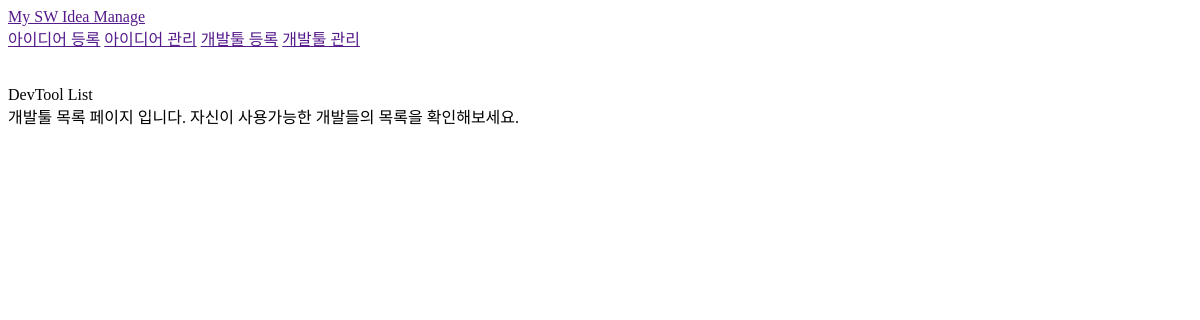
The page /devtool/ on the database as committed earlier.
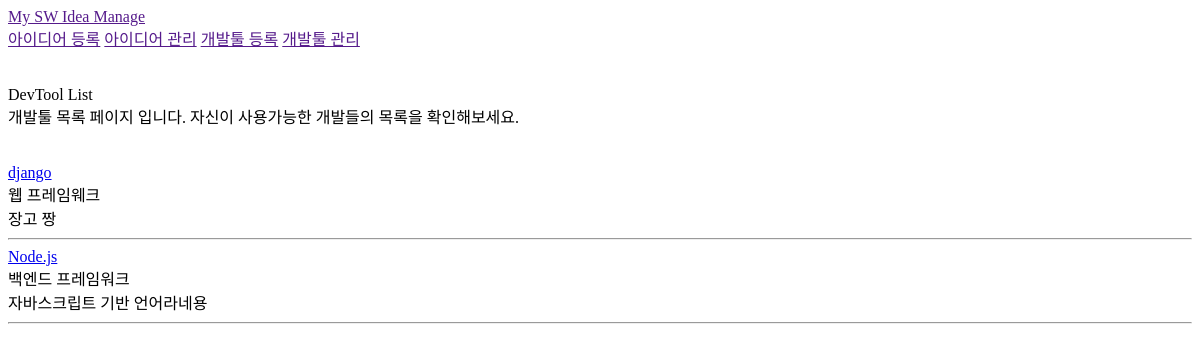
The same page on the database as committed later.
### page/models.py (models this page shows, shortened)
class Devtool(models.Model):
    name = models.CharField(max_length=200, help_text="이름")
    kind = models.CharField(max_length=200, help_text="종류")
    desc = models.TextField(help_text="개발툴 설명")
    create_date = models.DateTimeField(auto_now_add=True)
    updated_date = models.DateTimeField(auto_now=True)

### page/views.py (the view)
# urls.py: path("devtool/", view=views.devtool_list, name="devtool_list"),
def devtool_list(request):
    devtools = Devtool.objects.all()
    ctx = {
        "devtools": devtools
    }
    return render(request, "page/devtool_list.html", ctx)

### page/templates/page/devtool_list.html
{% extends "layout.html" %}
{% block content %}
<div> DevTool List </div>
<div> 개발툴 목록 페이지 입니다. 자신이 사용가능한 개발들의 목록을 확인해보세요. </div>
<br>
<br>
<div>
    {% for devtool in devtools %}
        <a href="{% url 'page:devtool_detail' pk=devtool.pk %}">{{ devtool.name }}</a>
        <br>
        {{ devtool.kind }} <br>
        {{ devtool.desc }} <br>
        <hr>
    {% endfor %}
</div>
{% endblock %}

Rows that differ between the two databases and show on the page:
added Devtool: name "django", kind "웹 프레임웨크", desc "장고 짱"
added Devtool: name "Node.js", kind "백엔드 프레임워크", desc "자바스크립트 기반 언어라네용"
